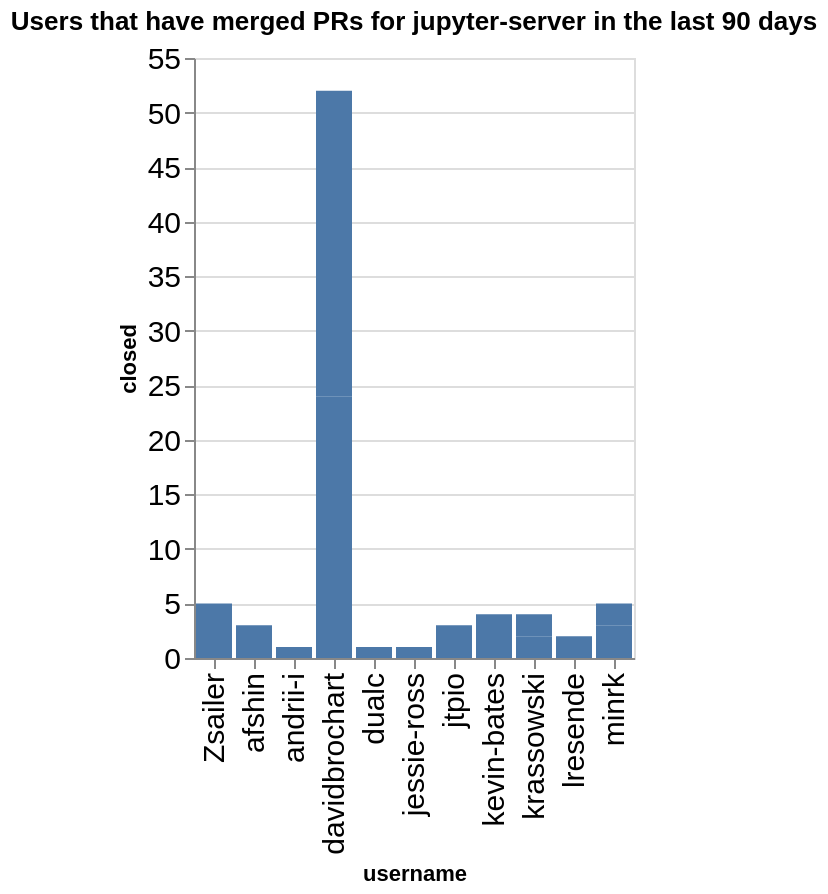

Notebook code for this chart:
### Code cell
charts = []
title = f"Users that have merged PRs for {github_org} in the last {n_days} days"
ch = alt.Chart(data=closed_by_repo.replace(np.nan, 0), title=title).mark_bar().encode(
    x='username',
    y='closed',
)
ch

### Figure 1 — Vega-Lite specification as saved in the notebook (floating-point values rounded to 4 significant figures)
{"config": {"axisLeft": {"labelFontSize": 15}, "axisBottom": {"labelFontSize": 15}}, "data": {"name": "data-d66e023d7ae00b6848f582506de5cefc"}, "mark": {"type": "bar"}, "encoding": {"x": {"field": "username", "type": "nominal"}, "y": {"field": "closed", "type": "quantitative"}}, "title": "Users that have merged PRs for jupyter-server in the last 90 days", "$schema": "https://vega.github.io/schema/vega-lite/v5.20.1.json", "datasets": {"data-d66e023d7ae00b6848f582506de5cefc": [{"name": "enterprise_gateway", "username": "lresende", "closed": 2}, {"name": "fps", "username": "davidbrochart", "closed": 12}, {"name": "gateway_provisioners", "username": "kevin-bates", "closed": 4}, {"name": "jupyter-scheduler", "username": "andrii-i", "closed": 1}, {"name": "jupyter_releaser", "username": "jtpio", "closed": 3}, {"name": "jupyter_releaser", "username": "krassowski", "closed": 2}, {"name": "jupyter_server", "username": "Zsailer", "closed": 5}, {"name": "jupyter_server", "username": "afshin", "closed": 3}, {"name": "jupyter_server", "username": "dualc", "closed": 1}, {"name": "jupyter_server", "username": "jessie-ross", "closed": 1}, {"name": "jupyter_server", "username": "minrk", "closed": 3}, {"name": "jupyter_ydoc", "username": "davidbrochart", "closed": 12}, {"name": "jupyter_ydoc", "username": "krassowski", "closed": 2}, {"name": "jupyverse", "username": "davidbrochart", "closed": 28}, {"name": "pytest-jupyter", "username": "minrk", "closed": 2}]}}
